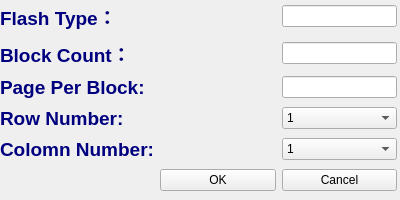
<?xml version="1.0" encoding="UTF-8"?>
<ui version="4.0">
 <class>AddWidgetClass</class>
 <widget class="QWidget" name="AddWidgetClass">
  <property name="geometry">
   <rect>
    <x>0</x>
    <y>0</y>
    <width>400</width>
    <height>200</height>
   </rect>
  </property>
  <property name="windowTitle">
   <string>Flash Infomation</string>
  </property>
  <widget class="QWidget" name="gridLayoutWidget">
   <property name="geometry">
    <rect>
     <x>0</x>
     <y>0</y>
     <width>397</width>
     <height>195</height>
    </rect>
   </property>
   <layout class="QGridLayout" name="gridLayout">
    <item row="0" column="0">
     <widget class="QLabel" name="flashTypeLabel">
      <property name="text">
       <string>&lt;html&gt;&lt;head/&gt;&lt;body&gt;&lt;p&gt;&lt;span style=&quot; font-size:14pt; font-weight:600; color:#00007f;&quot;&gt;Flash Type：&lt;/span&gt;&lt;/p&gt;&lt;/body&gt;&lt;/html&gt;</string>
      </property>
     </widget>
    </item>
    <item row="2" column="0">
     <widget class="QLabel" name="ppbLabel">
      <property name="text">
       <string>&lt;html&gt;&lt;head/&gt;&lt;body&gt;&lt;p&gt;&lt;span style=&quot; font-size:14pt; font-weight:600; color:#00007f;&quot;&gt;Page Per Block:&lt;/span&gt;&lt;/p&gt;&lt;/body&gt;&lt;/html&gt;</string>
      </property>
     </widget>
    </item>
    <item row="1" column="0">
     <widget class="QLabel" name="blockCountLabel">
      <property name="text">
       <string>&lt;html&gt;&lt;head/&gt;&lt;body&gt;&lt;p&gt;&lt;span style=&quot; font-size:14pt; font-weight:600; color:#00007f;&quot;&gt;Block Count：&lt;/span&gt;&lt;/p&gt;&lt;/body&gt;&lt;/html&gt;</string>
      </property>
     </widget>
    </item>
    <item row="3" column="0">
     <widget class="QLabel" name="rowNumLabel">
      <property name="text">
       <string>&lt;html&gt;&lt;head/&gt;&lt;body&gt;&lt;p&gt;&lt;span style=&quot; font-size:14pt; font-weight:600; color:#00007f;&quot;&gt;Row Number:&lt;/span&gt;&lt;/p&gt;&lt;/body&gt;&lt;/html&gt;</string>
      </property>
     </widget>
    </item>
    <item row="4" column="0">
     <widget class="QLabel" name="colNumLabel">
      <property name="text">
       <string>&lt;html&gt;&lt;head/&gt;&lt;body&gt;&lt;p&gt;&lt;span style=&quot; font-size:14pt; font-weight:600; color:#00007f;&quot;&gt;Colomn Number:&lt;/span&gt;&lt;/p&gt;&lt;/body&gt;&lt;/html&gt;</string>
      </property>
     </widget>
    </item>
    <item row="5" column="0">
     <spacer name="horizontalSpacer">
      <property name="orientation">
       <enum>Qt::Horizontal</enum>
      </property>
      <property name="sizeHint" stdset="0">
       <size>
        <width>40</width>
        <height>20</height>
       </size>
      </property>
     </spacer>
    </item>
    <item row="5" column="1">
     <widget class="QPushButton" name="okButton">
      <property name="text">
       <string>OK</string>
      </property>
     </widget>
    </item>
    <item row="5" column="2">
     <widget class="QPushButton" name="cancelButton">
      <property name="text">
       <string>Cancel</string>
      </property>
     </widget>
    </item>
    <item row="4" column="2">
     <widget class="QComboBox" name="colBox">
      <item>
       <property name="text">
        <string>1</string>
       </property>
      </item>
      <item>
       <property name="text">
        <string>2</string>
       </property>
      </item>
      <item>
       <property name="text">
        <string>4</string>
       </property>
      </item>
      <item>
       <property name="text">
        <string>8</string>
       </property>
      </item>
     </widget>
    </item>
    <item row="3" column="2">
     <widget class="QComboBox" name="rowBox">
      <item>
       <property name="text">
        <string>1</string>
       </property>
      </item>
      <item>
       <property name="text">
        <string>2</string>
       </property>
      </item>
      <item>
       <property name="text">
        <string>4</string>
       </property>
      </item>
      <item>
       <property name="text">
        <string>8</string>
       </property>
      </item>
     </widget>
    </item>
    <item row="3" column="1">
     <spacer name="horizontalSpacer_2">
      <property name="orientation">
       <enum>Qt::Horizontal</enum>
      </property>
      <property name="sizeHint" stdset="0">
       <size>
        <width>40</width>
        <height>20</height>
       </size>
      </property>
     </spacer>
    </item>
    <item row="4" column="1">
     <spacer name="horizontalSpacer_3">
      <property name="orientation">
       <enum>Qt::Horizontal</enum>
      </property>
      <property name="sizeHint" stdset="0">
       <size>
        <width>40</width>
        <height>20</height>
       </size>
      </property>
     </spacer>
    </item>
    <item row="0" column="2">
     <widget class="QLineEdit" name="flashTypeEdit"/>
    </item>
    <item row="1" column="2">
     <widget class="QLineEdit" name="blkCntEdit"/>
    </item>
    <item row="2" column="2">
     <widget class="QLineEdit" name="ppbEdit"/>
    </item>
    <item row="2" column="1">
     <spacer name="horizontalSpacer_4">
      <property name="orientation">
       <enum>Qt::Horizontal</enum>
      </property>
      <property name="sizeHint" stdset="0">
       <size>
        <width>40</width>
        <height>20</height>
       </size>
      </property>
     </spacer>
    </item>
    <item row="1" column="1">
     <spacer name="horizontalSpacer_5">
      <property name="orientation">
       <enum>Qt::Horizontal</enum>
      </property>
      <property name="sizeHint" stdset="0">
       <size>
        <width>40</width>
        <height>20</height>
       </size>
      </property>
     </spacer>
    </item>
    <item row="0" column="1">
     <spacer name="horizontalSpacer_6">
      <property name="orientation">
       <enum>Qt::Horizontal</enum>
      </property>
      <property name="sizeHint" stdset="0">
       <size>
        <width>40</width>
        <height>20</height>
       </size>
      </property>
     </spacer>
    </item>
   </layout>
  </widget>
 </widget>
 <resources/>
 <connections/>
</ui>
